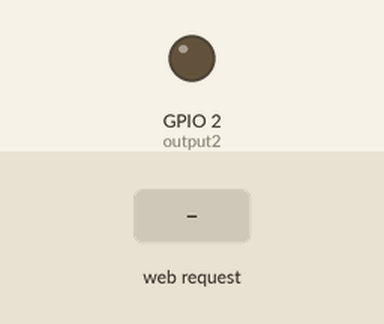
A sketch run on a simulated ESP8266 (NodeMCU). Parts: output pins drawn as LEDs (lit = HIGH). Inputs (shaded band) come from the test bench. WiFi joins after 1.5 s; servers stay silent unless stated; what the sketch prints to the serial monitor is not drawn.

Above: at 2.7 s.
2.8 s: HTTP request GET /2/off received
At 4.0 s:
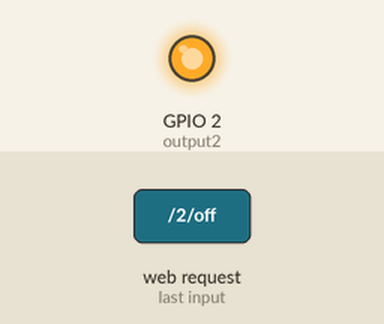
4.3 s: HTTP request GET /2/on received
At 5.4 s:
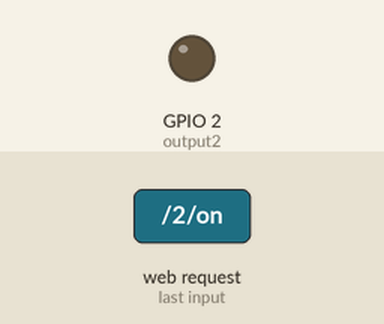
Timing chart, 0 to 7.3 s (numbered marks = the images above; inputs shaded):
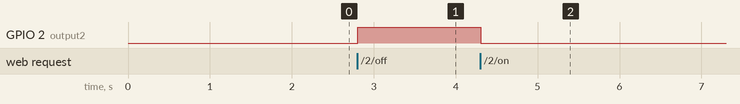

The sketch:

sketch_oct15a_test_fixedip_on_esp8266.ino
```cpp
/***********************|
 * WiFI สำหรับ ESP8266   |
 ***********************/
    #include <ESP8266WiFi.h>

/************************|
 * รหัส WiFi ที่ต้องเชื่อมต่อ   |
 ************************/
    char* ssid     = "Killing Me Softly 2G";
    char* password = "14mP455w0rd";


/************************|
 * ตั้งค่า Static IP ตรงนี้   |
 ************************/
    IPAddress local_IP(192, 168, 1, 153);
    IPAddress gateway(192, 168, 1, 1);
    IPAddress subnet(255, 255, 254, 0);
    IPAddress primaryDNS(8, 8, 8, 8);

/****************************************************************|
 * ตั้งค่าเซิฟเวอร์ พอร์ต 80 (ถ้าตั้งเลขอื่น ต้องเข้าด้วย http://{IP}:{เลขport}  |
 ****************************************************************/
    WiFiServer server(80);


/*******************************|
 * ตัวแปรที่เกี่ยวข้องกับการเปิดปิด LED   |
 *******************************/
    // Variable to store the HTTP request
    String header;

    // Auxiliar variables to store the current output state
    String output2State = "off";

    // Assign output variables to GPIO pins
    const int output2 = 2;


void setup() {


  /*******************************|
   * ตัวแปรที่เกี่ยวข้องกับการเปิดปิด LED   |
   *******************************/
      pinMode(output2, OUTPUT);


  /***************************************|
   * เริ่มการสื่อสารแบบ Serial baudrate 115200 |
   ***************************************/
      Serial.begin(115200);
      Serial.println("Started \n\n\n");


  /************************************************|
   * เริ่มตั้งค่า WiFi ด้วย Static ip ที่ตั้งไว้ด้วยคำสั่ง config |
   * และต่อ WiFi ด้วยคำสั่ง begin                      |
   ***********************************************/
      //Format : void config(IPAddress local_ip, IPAddress dns_server, IPAddress gateway, IPAddress subnet);
      WiFi.config(local_IP, primaryDNS, gateway, subnet);

      Serial.print("Connecting to ");
      Serial.println(ssid);

      WiFi.begin(ssid, password);
      while (WiFi.status() != WL_CONNECTED) {
        delay(50);
        Serial.print(".");
      }

      // แสดงค่า Ip หลังต่อเชื่อมต่อ WiFi สำเร็จแล้ว
      Serial.println("");
      Serial.println("WiFi connected.");
      Serial.println("IP address: ");
      Serial.println(WiFi.localIP());

  /****************|
   * เริ่ม Server    |
   ****************/
      server.begin();
}

void loop(){
  WiFiClient client = server.available();   // รอรับผู้ใช้ ถ้ามีการเรียกใช้ IP เรา object client จะให้ค่า true

  if (client) {                             // ถ้ามีผู้ใช้เรียกเข้ามา
    Serial.println("New Client.");          // พิมพ์คำสั่ง New client
    String currentLine = "";
    while (client.connected()) {
      if (client.available()) {
        char c = client.read();             // อ่านค่าจากผู้ใช้ (เป็นข้อมูลช่องทางที่ผู้ใช้ติดต่อมา เช่น browser, ping , etc)
        Serial.write(c);                    // แสดงค่าพวกนั้นลงบน Serial monitor
        header += c;
        if (c == '\n') {                    // ถ้ามีการขึ้นบรรทัดใหม่แสดงว่าจบการ request ของผู้ใช้แล้ว ให้ตอบกลับด้วยหน้าเว็ปกลับไป

          if (currentLine.length() == 0) {
            // HTTP headers จะเริ่มต้นด้วย code (เช่น HTTP/1.1 200 OK)
            // และขึ้นบรรทัดใหม่ตามด้วยเนื้อหา html ข้างใน
            client.println("HTTP/1.1 200 OK");
            client.println("Content-type:text/html");
            client.println("Connection: close");
            client.println();

            // เปิดปิด LED
            if (header.indexOf("GET /2/on") >= 0) {
              Serial.println("GPIO 2 on");
              output2State = "on";
              digitalWrite(output2, LOW);
            } else if (header.indexOf("GET /2/off") >= 0) {
              Serial.println("GPIO 2 off");
              output2State = "off";
              digitalWrite(output2, HIGH);
            }

            // แสดงค่า HTML ออกหน้าเว็ป
            client.println("<!DOCTYPE html><html>");
            client.println("<head><meta name=\"viewport\" content=\"width=device-width, initial-scale=1\">");
            client.println("<link rel=\"icon\" href=\"data:,\">");
            client.println("<style>html { font-family: Helvetica; display: inline-block; margin: 0px auto; text-align: center;}");
            client.println(".button { background-color: #4CAF50; border: none; color: white; padding: 16px 40px;");
            client.println("text-decoration: none; font-size: 30px; margin: 2px; cursor: pointer;}");
            client.println(".button2 {background-color: #555555;}</style></head>");
            client.println("<body><h1>ArduinoNa Web Server</h1>");

            // แสดงสถานะของ GPIO
            client.println("<p>GPIO 2 - State " + output2State + "</p>");
            if (output2State=="off") {
              client.println("<p><a href=\"/2/on\"><button class=\"button\">ON</button></a></p>");
            } else {
              client.println("<p><a href=\"/2/off\"><button class=\"button button2\">OFF</button></a></p>");
            }

            client.println("</body></html>");

            // จบการส่งเนื้อหา HTML ด้วยการขึ้นบรรทัดใหม่
            client.println();
            break;
          } else {
            currentLine = "";
          }
        } else if (c != '\r') {
          currentLine += c;
        }
      }
    }
    // เคลียร์ค่า header
    header = "";
    // ปิดการเชื่อมต่อ
    client.stop();
    Serial.println("Client disconnected.");
    Serial.println("");
  }
}
```

Measured:
- after the input at 2.8 s, GPIO 2 (output2): LOW → HIGH at once
- after the input at 4.3 s, GPIO 2 (output2): HIGH → LOW at once
